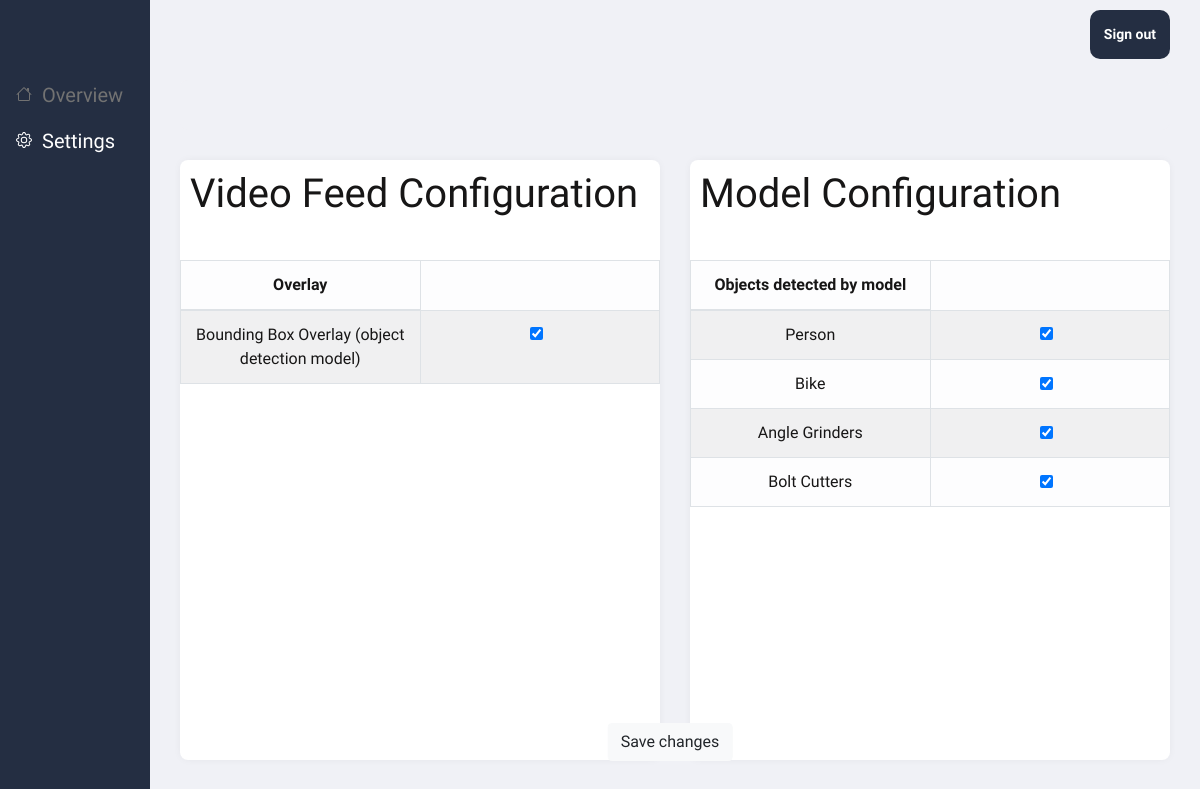
/pages/dashboard/settings/ (signed in), run on an earlier commit of the app's database.
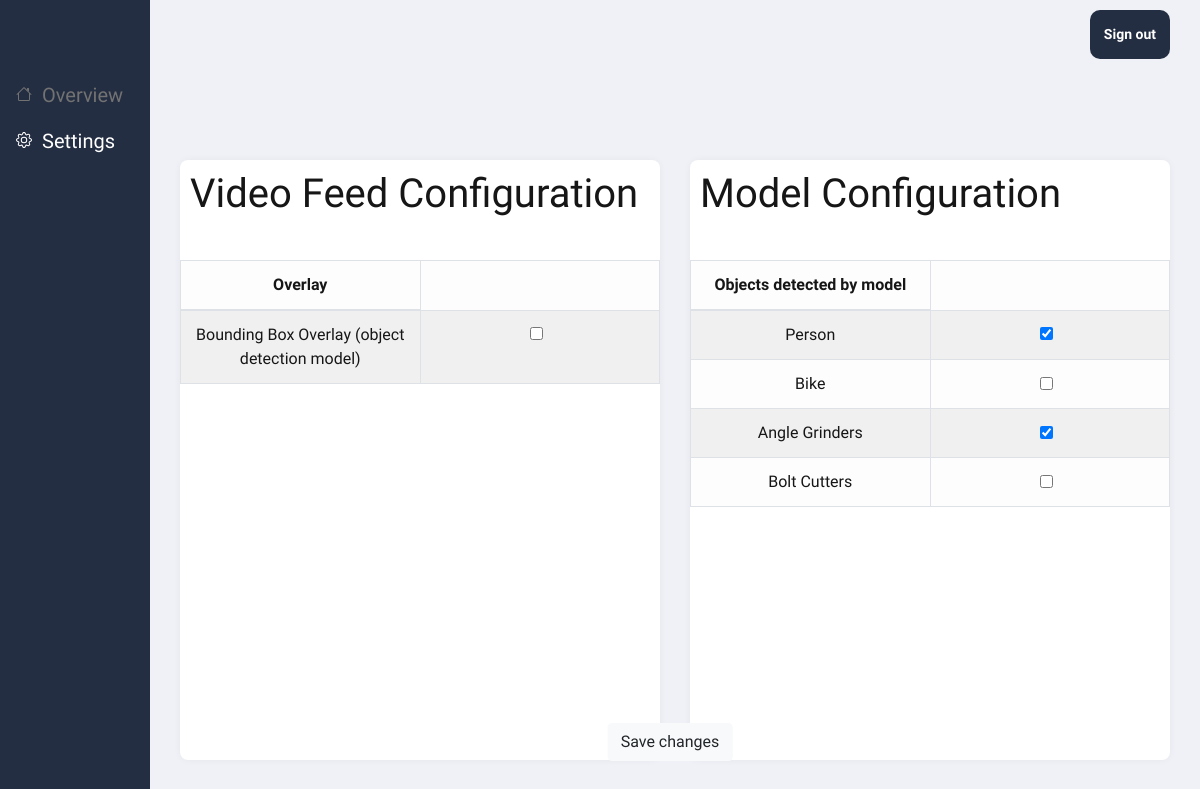
And on a later commit of the database.
### pages/models.py (models this page shows)
class DashboardVideoSettings(models.Model):
    name_id = models.CharField(max_length=100, blank=False, default='', unique=True)
    setting = models.CharField(max_length=100, blank=False, default='', unique=True)
    switch = models.BooleanField('switch', default=True)
    def __str__(self):
        return self.name_id

class DashboardModelSettings(models.Model):
    name_id = models.CharField(max_length=100, blank=False, default='', unique=True)
    setting = models.CharField(max_length=100, blank=False, default='', unique=True)
    switch = models.BooleanField('switch', default=True)
    def __str__(self):
        return self.name_id

### pages/views.py (the view, shortened to what this page needs)
@login_required
def dashboard_settings_view(request):
    global model_settings
    if request.user.is_authenticated:
        video_settings = DashboardVideoSettings.objects.all()
        model_setting = DashboardModelSettings.objects.all()
        return render(
            request,
            "pages/settings.html",
            {"video_settings": video_settings, "model_settings": model_setting},
        )
    else:
        return redirect("/")

### templates/pages/settings.html (shortened to what this page needs)
{% load static %}
<!DOCTYPE html>
<head>
    <link rel="stylesheet" type="text/css" href="{% static 'css/dashboard.css' %}">
    <link rel="stylesheet" href="https://cdn.jsdelivr.net/npm/bootstrap@4.0.0/dist/css/bootstrap.min.css">
</head>
<header>
    <a href="/accounts/logout" class="button">Sign out</a>
</header>
<div class="dash-sidenav">
    <div class="dash-sidenav-content">
        <a href="../"></i><span>Overview</span></a>
        <a style="color:white;"></i><span>Settings</span></a>
    </div>
</div>
<form action="" method="post">
    <section class="page-content">
        <section class="grid">
            <article style="height: 50px; background-color: #f0f1f6; box-shadow: none;"></article>
            <article>
                <h1>Video Feed Configuration</h1>
                <div class="settings-tables">
                    <table class="table table-light table-striped table-bordered">
                        <thead>
                            <tr>
                                <th scope="col" style="width: 50%;">Overlay</th>
                            </tr>
                        </thead>
                        <tbody>
                            {% for setting in video_settings%}
                                <tr>
                                    <td>{{setting}}</td>
                                    <td>
                                        {% if setting.switch %}
                                        <div class="form-check">
                                            <input class="form-check-input" type="checkbox" checked="checked" value="{{setting}}" name="dashboard_video_settings">
                                        </div>
                                        {% else %}
                                        <div class="form-check">
                                            <input class="form-check-input" type="checkbox" value="{{setting}}" name="dashboard_video_settings">
                                        </div>
                                        {% endif %}
                                </tr>
                            {% endfor %}
                        </tbody>
                    </table>
                </div>
            </article>
            <article>
                <h1>Model Configuration</h1>
                <div class="settings-tables">
                    <table class="table table-light table-striped table-bordered">
                        <thead>
                            <tr>
                                <th scope="col" style="width: 50%;">Objects detected by model</th>
                            </tr>
                        </thead>
                        <tbody>
                            {% for setting in model_settings%}
                                <tr>
                                    <td>{{setting}}</td>
                                    <td>
                                        {% if setting.switch %}
                                        <div class="form-check">
                                            <input class="form-check-input" type="checkbox" checked="checked" value="{{setting}}" name="dashboard_model_settings">
                                        </div>
                                        {% else %}
                                        <div class="form-check">
                                            <input class="form-check-input" type="checkbox" value="{{setting}}" name="dashboard_model_settings">
                                        </div>
                                        {% endif %}
                                </tr>
                            {% endfor %}
                        </tbody>
                    </table>
                </div>
            </article>
        </section>
    </section>
    <button type="submit" class="btn btn-light" style="position:fixed; left: calc(50% + 70px); bottom: 20px; transform: translate(-50%, -50%); margin: 0 auto;">Save changes</button>
</form>

### static/css/dashboard.css (style rules this page uses)
* { font-family: 'Source Sans Pro', sans-serif; }
h1, h3 { color: var(--container-background-color); }
button { background-color: white; }
.dash-sidenav { width: var(--side-nav-size); height: 100%; position: fixed; top: 0; left: 0; background-color: var(--container-background-color); overflow-x: hidden; padding-top: 70px; }
.dash-sidenav-content { text-align: left; }
.dash-sidenav a { padding: 10px 10px 6px 16px; text-decoration: none; font-size: 20px; color: #727272; display: block; }
.dash-sidenav a span { padding-left: 10px; }
header { margin-left: var(--side-nav-size); position: absolute; top:0; right: 0; width: 100%; height: 50px; z-index: 1; }
header a { float: right; }
.button { background-color: #242e42; border: none; color: white; padding: 14px; text-align: center; text-decoration: none; display: inline-block; font-size: 14px; font-weight: 700; margin: 10px 4px; border-radius: 10px; margin-right: 30px; }
.page-content { position: relative; left: var(--side-nav-size); width: calc(100% - var(--side-nav-size)); min-height: 100vh; padding: 30px; color: var(--page-content-txtColor); background: var(--page-content-bgColor); }
.page-content .grid { display: grid; grid-template-columns: repeat(2, 1fr); grid-gap: 30px; }
.page-content .grid > article { display: flex; height: 600px; background: var(--page-content-blockColor); border-radius: 8px; box-shadow: 0 0 10px -2px rgba(0, 0, 0, 0.075); }
.page-content .grid > article h1 { margin: 10px; display: inline-block; position: absolute; }
.page-content .grid > article:first-child { grid-column: span 2; margin-top: 50px; height: 50px; }
.settings-tables { padding: 0; width: 100%; height: 500px; text-align: center; margin-top: 100px; }

What changed in the data, as far as the page shows it:
changed DashboardVideoSettings "Bounding Box Overlay (object detection model)": dashboard_video_settings "☑" → "☐"
changed DashboardModelSettings "Bike": dashboard_model_settings "☑" → "☐"
changed DashboardModelSettings "Bolt Cutters": dashboard_model_settings "☑" → "☐"
